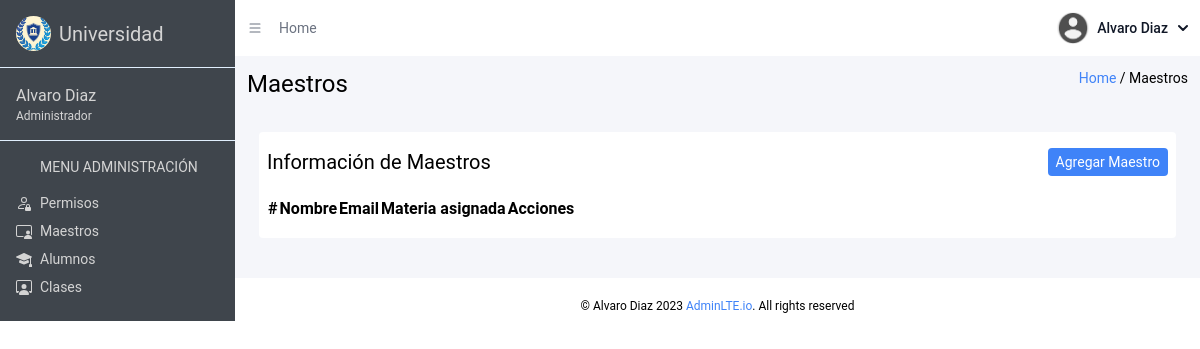
The page /view/admin_views/maestros.php (signed in) on the database as committed earlier.
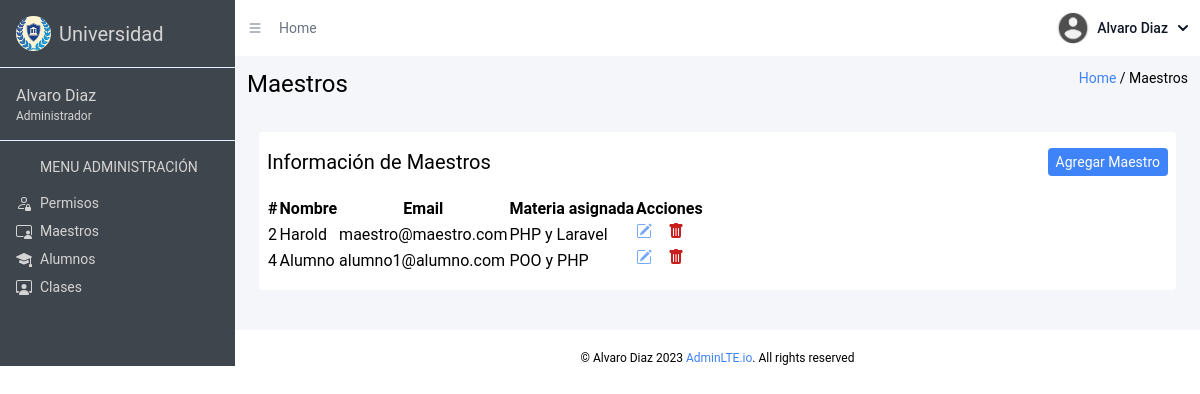
The same page on the database as committed later.
### tables this page shows
CREATE TABLE `usuario` (
  `id` int(11) NOT NULL,
  `email` varchar(20) NOT NULL,
  `password` varchar(30) NOT NULL,
  `rol` int(11) NOT NULL DEFAULT 1,
  `nombre` varchar(20) NOT NULL,
  `apellido` varchar(20) NOT NULL,
  `contacto` int(11) NOT NULL,
  `estado` tinyint(1) DEFAULT 1
);

CREATE TABLE `materia` (
  `id` int(11) NOT NULL,
  `nombre` varchar(20) NOT NULL,
  `descripcion` varchar(100) NOT NULL
);

### view/admin_views/maestros.php (the view, shortened to what the changed rows need)
<!DOCTYPE html>
<html lang="en">
<head>
  <link href="../../dist/output.css" rel="stylesheet">
  <link rel="stylesheet" href="https://cdn.datatables.net/1.13.6/css/jquery.dataTables.css" />
</head>
<body class="h-[100vh]">
  <div class="text-2xl flex h-full">
    <aside id="toggle-menu" class="menu w-[235px] min-w-[235px] text-sm bg-[#3f454c] text-neutral-300">
      <div class="logo p-4 flex gap-2 items-center border-b-[1px] border-solid border-blue-100">
        <h2 class="text-xl">Universidad</h2>
      </div>
    </aside>
    <main id="toggle-bg" class="w-full">
      <section class="bg-white flex items-center justify-between text-sm p-3 text-gray-500">
        <div href="#" class="flex gap-4 items-center">
          <h2>Home</h2>
        </div>
      </section>
      <section class="bg-[#F5F6FA] pb-10">
        <div class="title flex justify-between p-3">
          <h2 class="text-2xl">Maestros</h2>
        </div>
        <div class="content text-xs mt-5 mx-2 py-2 overflow-x-auto md:text-sm md:px-2 md:py-4 bg-white rounded lg:text-base lg:mx-6">
          <div class="flex justify-between border-b-gray-500 mb-5">
            <h2 class="text-lg lg:text-xl">Información de Maestros</h2>
          </div>
          <table id="myTable" class="table table-auto">
            <thead class="">
              <tr>
                <th>#</th>
                <th>Nombre</th>
                <th>Email</th>
                <th>Materia asignada</th>
                <th>Acciones</th>
              </tr>
            </thead>
            <tbody>
              <?php
              include($_SERVER["DOCUMENT_ROOT"] . "/controller/conn.php");
              $sql = $conn->query("SELECT
                                  usuario.nombre AS nombreUsuario,
                                  usuario.email,
                                  usuario.id,
                                  usuario.rol,
                                  materia.nombre
                                  FROM
                                      usuario
                                  JOIN
                                      cursousuario ON usuario.id = cursousuario.usuario_id
                                  JOIN
                                      materia ON cursousuario.id = materia.id WHERE rol = 2;");
              if ($sql->num_rows > 0) {
              while($datos = $sql->fetch_object()) { ?>
              <tr>
                <td><?= $datos->id ?></td>
                <td><?= $datos->nombreUsuario ?></td>
                <td><?= $datos->email ?></td>
                <td>
                  <?php
                   switch ($datos->nombre) {
                    default:
                        echo $datos->nombre;
                        break;
                  }
                  ?>
                </td>
                <td class="flex gap-2 lg:gap-4 items-center justify-start">
                  <button class="text-blue-400 flex justify-center editar-maestro-btn">
                  </button>
                  <button class="text-red-700 flex justify-center borrar-maestro-btn">
                  </button>
                </td>
              </tr>
              <?php
              }} ?>
            </tbody>
          </table>
        </div>
      </section>
    </main>
  </div>
</body>
</html>

Rows that differ between the two databases and show on the page:
now on this page (row unchanged): usuario: id "2", nombre "Harold", email "maestro@maestro.com", materia.nombre "PHP y Laravel"
now on this page (row edited): usuario: id "4", nombre "Alumno", email "alumno1@alumno.com", materia.nombre "POO y PHP"
